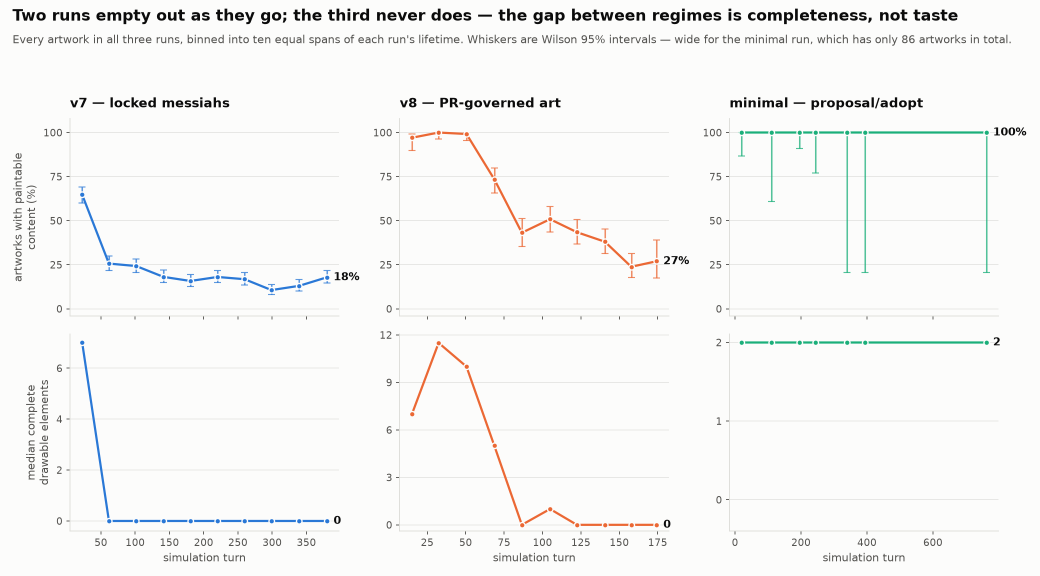
#> input picture experiments/2026-07-29--aengus--cultural-selection-blog/results/completeness_over_time.png, 2080 x 1152 px (shown at 1/2 size)
$ python -i build_art_assets.py   (imports and definitions only)
#> lines starting #> are read from the running program, lines starting #| are printed output that depends on the picture
#!/usr/bin/env python3
"""Build a curated image-asset bundle for the interactive evidence page.

Reads existing PNG renders (no API calls), downscales and JPEG-encodes them as
data URIs, and writes results/art_assets.json.

    uv run --with pillow experiments/2026-07-29--aengus--cultural-selection-blog/scripts/build_art_assets.py
"""

import base64
import io
import json
import re
from collections import defaultdict
from pathlib import Path

from PIL import Image

REPO = Path(__file__).resolve().parents[3]
EXP = REPO / "experiments/2026-07-29--aengus--cultural-selection-blog"
RESULTS = EXP / "results"
TWIN = REPO / "outputs/2026-08-06-twin-worlds"
TWIN2 = REPO / "outputs/2026-08-06-twin-worlds-v2"
BLIND = Path("/home/aenguslynch/.claude/jobs/bc7fec2f/tmp/blind-classify")
DIAL = REPO / "outputs/2026-08-06-threat-dial"
NEW_AESTHETICS = REPO / "outputs/2026-08-08-new-aesthetics"
BLOG_RENDERS = RESULTS / "renders"
OUT = RESULTS / "art_assets.json"

CHARTERS = ["ascetic", "baroque", "nihilist", "ancestor", "futurist", "control"]

CHARTER_BLURB = {
    "ascetic": "The Pared — remove until nothing more can go",
    "baroque": "The Gilded Excess — a plain surface has given up",
    "nihilist": "The Laughing Void — monuments to no one",
    "ancestor": "The Kept Names — to invent is a kind of forgetting",
    "futurist": "The Forward Engine — sentiment is friction",
    "control": "Blank control — no charter, no aesthetic prior",
}

# Words that mark an agent explicitly reasoning from its world's charter.
CHARTER_WORDS = {
    "ascetic": ["pared", "remove", "restraint", "minimal", "bare", "ornament",
                "sparse", "austere", "empty field", "take something away"],
    "baroque": ["gilded", "excess", "abundance", "ornate", "layer", "gild",
                "maximal", "lavish", "opulen", "more where more"],
    "nihilist": ["void", "absurd", "meaningless", "nothing means", "joke",
                 "laugh", "no one", "seriousness"],
    "ancestor": ["ancestor", "the dead", "kept names", "lineage", "inherit",
                 "forebear", "remember", "chain", "recite", "forgetting"],
}

# ---------------------------------------------------------------- image utils


# [15 lines left out: functions safe_distinct, distinct_colors, not called in this run]


def encode(path, max_side=320, quality=70, fmt="JPEG"):
#> called with path = '../results/completeness_over_time.png', max_side = 320, quality = 70, fmt = 'JPEG'
    img = Image.open(path)
#> img is the input picture: PIL image 2080x1152 RGBA; mean R, G, B, A 246.3, 246.5, 245.4, 255
    img.load()
    if fmt == "JPEG":
        img = img.convert("RGB")
#> img: PIL image 2080x1152 RGB
        w, h = img.size
#> w = 2080; h = 1152
        scale = min(1.0, max_side / max(w, h))
#> scale = 0.154
    else:
        img = img.convert("RGB")
        w, h = img.size
        scale = min(1.0, max_side / w)
    if scale < 1.0:
        img = img.resize((max(1, int(w * scale)), max(1, int(h * scale))), Image.LANCZOS)
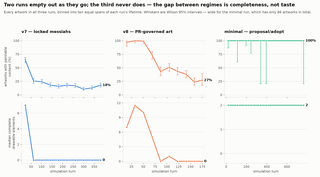
#> img: PIL image 320x177 RGB; mean R, G, B 246, 246.3, 245.2
    buf = io.BytesIO()
    if fmt == "JPEG":
        img.save(buf, "JPEG", quality=quality, optimize=True)
        mime = "image/jpeg"
    else:
        img.save(buf, "PNG", optimize=True)
        mime = "image/png"
    payload = base64.b64encode(buf.getvalue()).decode()
    return f"data:{mime};base64,{payload}", img.size


# [47 lines left out: functions rel_source, entry, load_versions, final_canonical_by_religion, not called in this run]


def version_count(run_dir):
    return len(list((run_dir / "renders").glob("version-*.png")))


def pick_rep_world(charter):
    runs = sorted(TWIN.glob(f"{charter}-r*"))
    return max(runs, key=version_count)


# ---------------------------------------------------------------- assets

assets = []
notes = {}
traces = []


# [55 lines left out: functions add_twin, add_evolution, not called in this run]


# ---------------------------------------------------------------- v2 assets
#
# Hand-curated. Candidate contact sheets were built from the final-generation
# canonical render of every religion in all three replicate worlds per charter
# (later versions preferred, >8 distinct colours except ascetic, where the low
# colour count *is* the aesthetic), then picked by eye.

V2_FINAL = {
    "ascetic": [("ascetic-r1", 30), ("ascetic-r1", 39), ("ascetic-r3", 29)],
    "baroque": [("baroque-r1", 58), ("baroque-r3", 35), ("baroque-r2", 47)],
    "nihilist": [("nihilist-r2", 54), ("nihilist-r1", 23), ("nihilist-r3", 33)],
    "ancestor": [("ancestor-r3", 20), ("ancestor-r3", 21), ("ancestor-r1", 13)],
    "futurist": [("futurist-r2", 36), ("futurist-r1", 29), ("futurist-r3", 34)],
    "control": [("control-r1", 28), ("control-r2", 58), ("control-r3", 23)],
}

V2_LOOK = {
    "ascetic": "black hairline geometry on bone-white — one arc, one dot, nothing else",
    "baroque": "crimson-and-gold rosette, gilt corner bosses, a pearl ring around the rim",
    "nihilist": "confetti of saturated blocks over black, slashed by two yellow diagonals",
    "ancestor": "a stained-glass arch: brick coursing, a haloed figure in earth browns",
    "futurist": "cyan wireframe pyramid on a receding grid, starfield behind",
    "control": "a soft-glowing disc inside a rotated square, one colour per world",
}

V2_SEEDS = {c: (f"{c}-r1", 1) for c in CHARTERS}

# The clearest lineage in the fleet: a bare square accretes a glowing core and
# orbiting nodes over 15 canonical revisions.
V2_EVO = ("control-r2", 4, [4, 14, 23, 29, 46, 58])

V2_BLIND = ["art-05", "art-06", "art-09", "art-12", "art-13",
            "art-23", "art-26", "art-31"]


def v2_index(world):
    run = TWIN2 / world
    return run, {v["id"]: v for v in load_versions(run)}


# [46 lines left out: functions add_v2_final, add_v2_seeds, add_v2_evolution, not called in this run]


# A matched lineage for human reading. In each world religion 4 begins as
# "The Open Circuit"; only the surrounding charter and its visual DNA differ.
# We expose accepted-version reasons, not hidden chain-of-thought.
CULTURE_TRACES = {
    "ascetic": ("ascetic-r1", 4, [4, 10, 21, 31, 36, 38]),
    "baroque": ("baroque-r1", 4, [4, 11, 23, 39, 51, 54]),
    "control": ("control-r2", 4, [4, 14, 23, 29, 46, 58]),
}

TRACE_GUIDE = {
    "ascetic": "An early structural reworking settles into a sparse line–curve–dot grammar; later changes remain inside that limited vocabulary.",
    "baroque": "The inherited rosette remains dominant while successive revisions intensify its centre, layering and gilded density.",
    "control": "One large early transformation is followed by smaller additions of nodes, glow and connection around a stable circuit.",
}


# [57 lines left out: functions add_culture_traces, add_v2_blind, not called in this run]


NEW_LOOK = {
    "botanical": "mirrored vines, blossoms, and warm ivory ornament",
    "brutalist": "concrete mass, hard grids, and a single warning colour",
    "cave": "ochre marks, animal silhouettes, and a stone-ground surface",
    "psychedelic": "warped rings, vibrating complements, and optical motion",
    "quilt": "pieced blocks, visible seams, and repeated calico geometry",
    "ukiyo": "flat woodblock planes, indigo waves, and carved outlines",
}


# [212 lines left out: functions add_new_aesthetics, add_dial, add_degenerate, add_plots, collect_quotes, main, not called in this run]


# [2 lines not run here, left out]

>>> result = encode('../results/completeness_over_time.png')

$ run again, on assets/blog/01_convergence.png
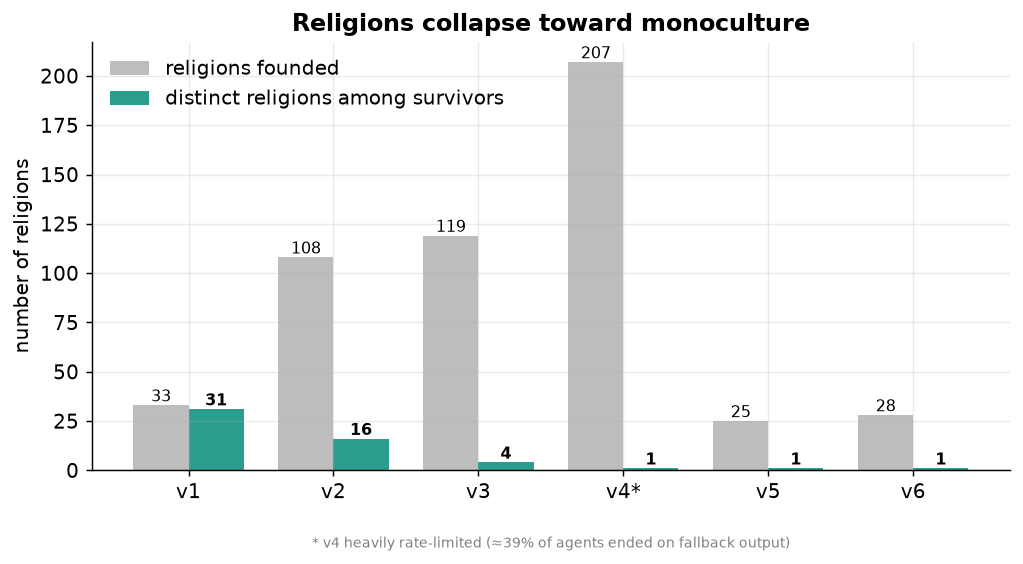
#> input picture assets/blog/01_convergence.png, 1023 x 564 px
#> in encode, img is the input picture: PIL image 1023x564 RGBA; mean R, G, B, A 240.2, 241.4, 241.3, 255
#> in encode, `img = img.resize((max(1, int(w * scale)), max(1, int(h * scale))), Ima..`:
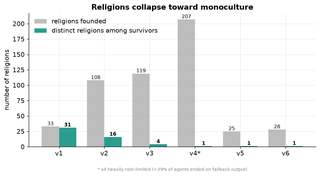
#> img: PIL image 320x176 RGB; mean R, G, B 239.7, 241, 240.8

$ run again, on assets/blog/03_death_causes.png
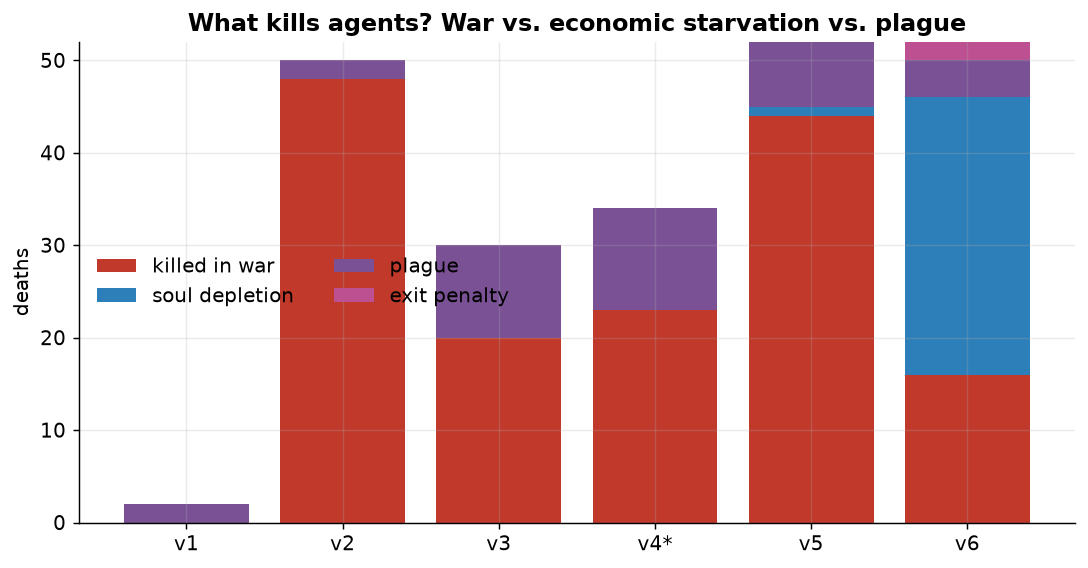
#> input picture assets/blog/03_death_causes.png, 1088 x 568 px
#> in encode, img is the input picture: PIL image 1088x568 RGBA; mean R, G, B, A 210.7, 174.7, 179, 255
#> in encode, `img = img.resize((max(1, int(w * scale)), max(1, int(h * scale))), Ima..`:
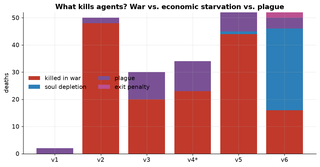
#> img: PIL image 320x167 RGB; mean R, G, B 210.4, 174.2, 178.5
